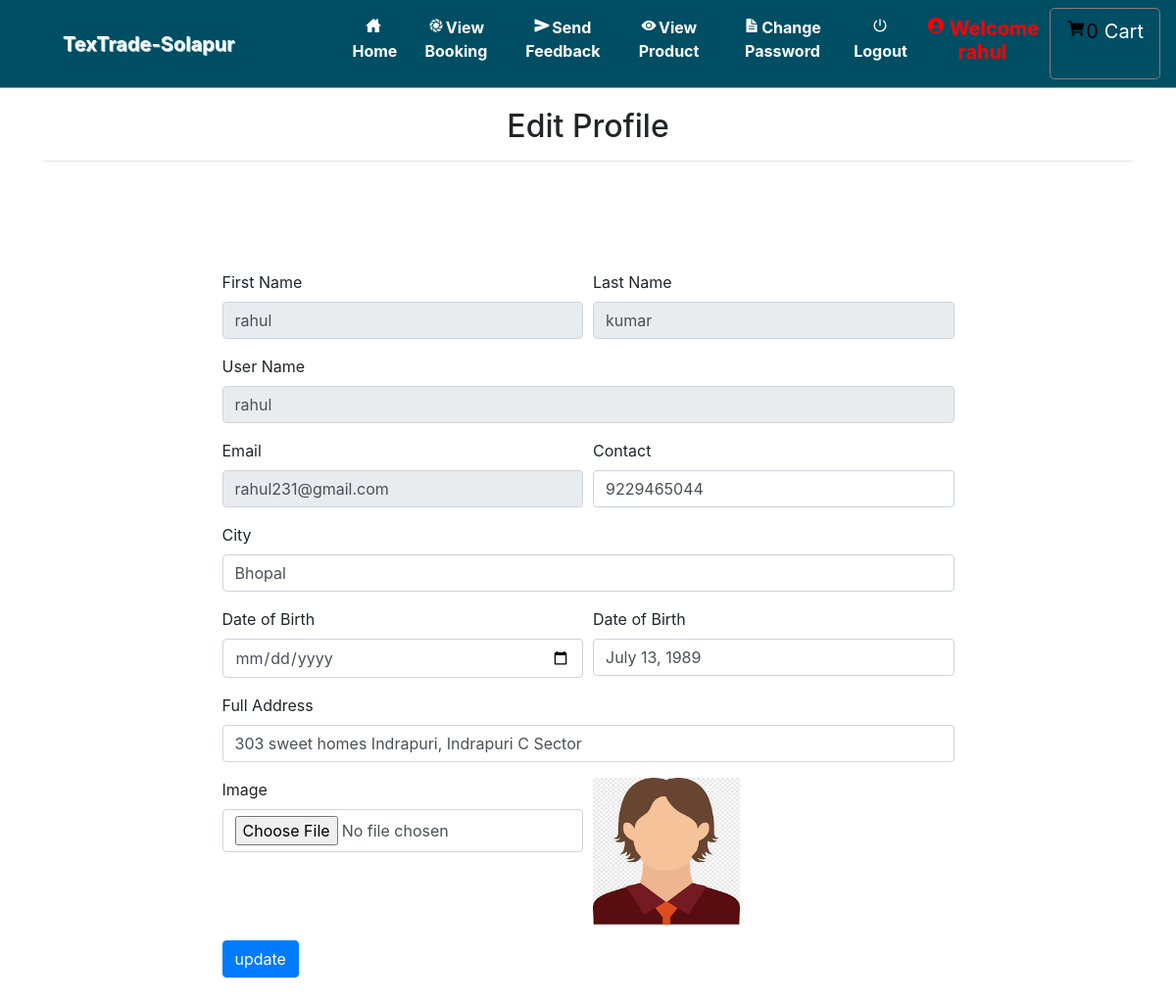
The page /edit_profile (signed in) on the database its author committed.
### grocery/models.py (models this page shows, shortened)
class Profile(models.Model):
    id = models.AutoField(primary_key=True)
    user = models.ForeignKey(User, on_delete=models.CASCADE, null=True)
    dob = models.DateField(null=True)
    city = models.CharField(max_length=30, null=True)
    address = models.CharField(max_length=50, null=True)
    contact = models.CharField(max_length=10, null=True)
    image = models.FileField(upload_to='images/', null=True)

### grocery/views.py (the view, shortened to what this page needs)
# urls.py: path('edit_profile', Edit_profile, name='edit_profile'),
def Edit_profile(request):
    if not request.user.is_authenticated:
        return redirect('login')
    error = False
    user = request.user.id
    pro = Profile.objects.get(user=user)
    cart = Cart.objects.filter(profile=pro)  # Use filter() instead of get()
    num1 = 0
    total = 0
    for i in cart:
        total += i.product.price
        num1 += 1
    d = {'error': error, 'pro': pro, 'num1': num1, 'total': total}
    return render(request, 'edit_profile.html', d)

### grocery/templates/edit_profile.html (shortened to what this page needs)
{% extends 'navigation.html' %}
{% block body %}
{% load static %}
<div class="container">
    <h2 style="margin-top:20px" align="center">Edit Profile</h2><hr>
<div class="container-fluid" style="width:70%;margin-top:10%">
<form method="post" action="" enctype="multipart/form-data">
    <div class="form-row">
    <div class="form-group col-md-6">
      <label for="inputEmail4">First Name</label>
      <input type="text" class="form-control" value="{{pro.user.first_name}}" name="fname" id="inputEmail4" readonly>
    </div>
    <div class="form-group col-md-6">
      <label for="inputPassword4">Last Name</label>
      <input type="text" class="form-control" name="lname" value="{{pro.user.last_name}}" id="inputPassword4" readonly>
    </div>
  </div>
    <div class="form-row">
    <div class="form-group col-md-12">
      <label for="inputEmail4">User Name</label>
      <input type="text" class="form-control" name="uname" value="{{pro.user.username}}" id="inputEmail4" readonly>
    </div>
  </div>
        <div class="form-row">
<div class="form-group col-md-6">
    <label for="exampleInputEmail1">Email</label>
    <input type="email" class="form-control" id="exampleInputEmail1" aria-describedby="emailHelp" name="email" value="{{pro.user.email}}" readonly>
  </div>
  <div class="form-group col-md-6">
    <label for="exampleInputPassword1">Contact</label>
    <input type="text" class="form-control" id="exampleInputPassword1" value="{{pro.contact}}" name="contact">
  </div>
        </div>
        <div class="form-row">
    <div class="form-group col-md-12">
    <label for="exampleInputPassword1">City</label>
    <input type="text" class="form-control" id="exampleInputPassword1" value="{{pro.city}}" name="city">
  </div>
        </div>
    <div class="form-row">
    <div class="form-group col-md-6">
        <label for="exampleInputPassword1">Date of Birth</label>
    <input type="date" class="form-control" id="exampleInputPassword1" name="date">
  </div>
        <div class="form-group col-md-6">
        <label for="exampleInputPassword1">Date of Birth</label>
    <input type="text" class="form-control" id="exampleInputPassword1" value="{{pro.dob}}" >
        </div>
        </div>
    <div class="form-row">
    <div class="form-group col-md-12">
    <label for="exampleInputPassword1">Full Address</label>
    <input type="text" class="form-control" id="exampleInputPassword1" value="{{pro.address}}" name="add">
  </div>
    </div>
    <div class="form-row">
<div class="form-group col-md-6">
    <label for="exampleInputPassword1">Image</label>
    <input type="file" class="form-control" id="exampleInputPassword1" name="img" value="choose file">
</div>
        <div class="form-group col-md-6">
    <img src="{{pro.image.url}}" style="width:150px;height:150px">
</div>
    </div>
  <button type="submit" class="btn btn-primary" style="margin-bottom:5%">update</button>
</form>
</div>
</div>
{% endblock %}

### grocery/templates/navigation.html (style rules this page uses)
* { box-sizing: border-box; }

### rows shown on the page
Profile: fname "rahul", lname "kumar", uname "rahul", email "rahul231@gmail.com", contact "9229465044", city "Bhopal", dob "July 13, 1989", add "303 sweet homes Indrapuri, Indrapuri C Sector", image (picture)

### other values the page prints
{{ num1 }} "0"
